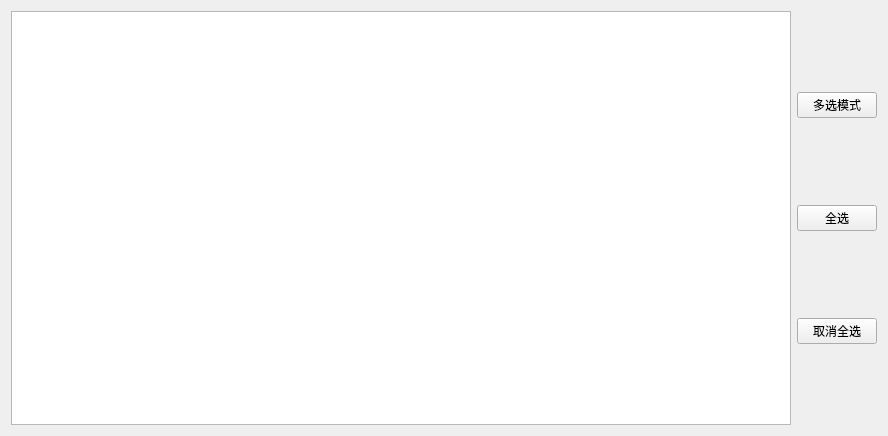
<?xml version="1.0" encoding="UTF-8"?>
<ui version="4.0">
 <class>Form</class>
 <widget class="QWidget" name="Form">
  <property name="geometry">
   <rect>
    <x>0</x>
    <y>0</y>
    <width>888</width>
    <height>436</height>
   </rect>
  </property>
  <property name="windowTitle">
   <string>漫画删除工具</string>
  </property>
  <layout class="QGridLayout" name="gridLayout">
   <item row="0" column="0">
    <layout class="QHBoxLayout" name="horizontalLayout">
     <item>
      <widget class="QListWidget" name="listWidget_2"/>
     </item>
     <item>
      <layout class="QVBoxLayout" name="verticalLayout">
       <item>
        <widget class="QPushButton" name="Mulselect">
         <property name="text">
          <string>多选模式</string>
         </property>
        </widget>
       </item>
       <item>
        <widget class="QPushButton" name="allselect">
         <property name="text">
          <string>全选</string>
         </property>
        </widget>
       </item>
       <item>
        <widget class="QPushButton" name="allnone">
         <property name="text">
          <string>取消全选</string>
         </property>
        </widget>
       </item>
      </layout>
     </item>
    </layout>
   </item>
  </layout>
 </widget>
 <resources/>
 <connections/>
</ui>
